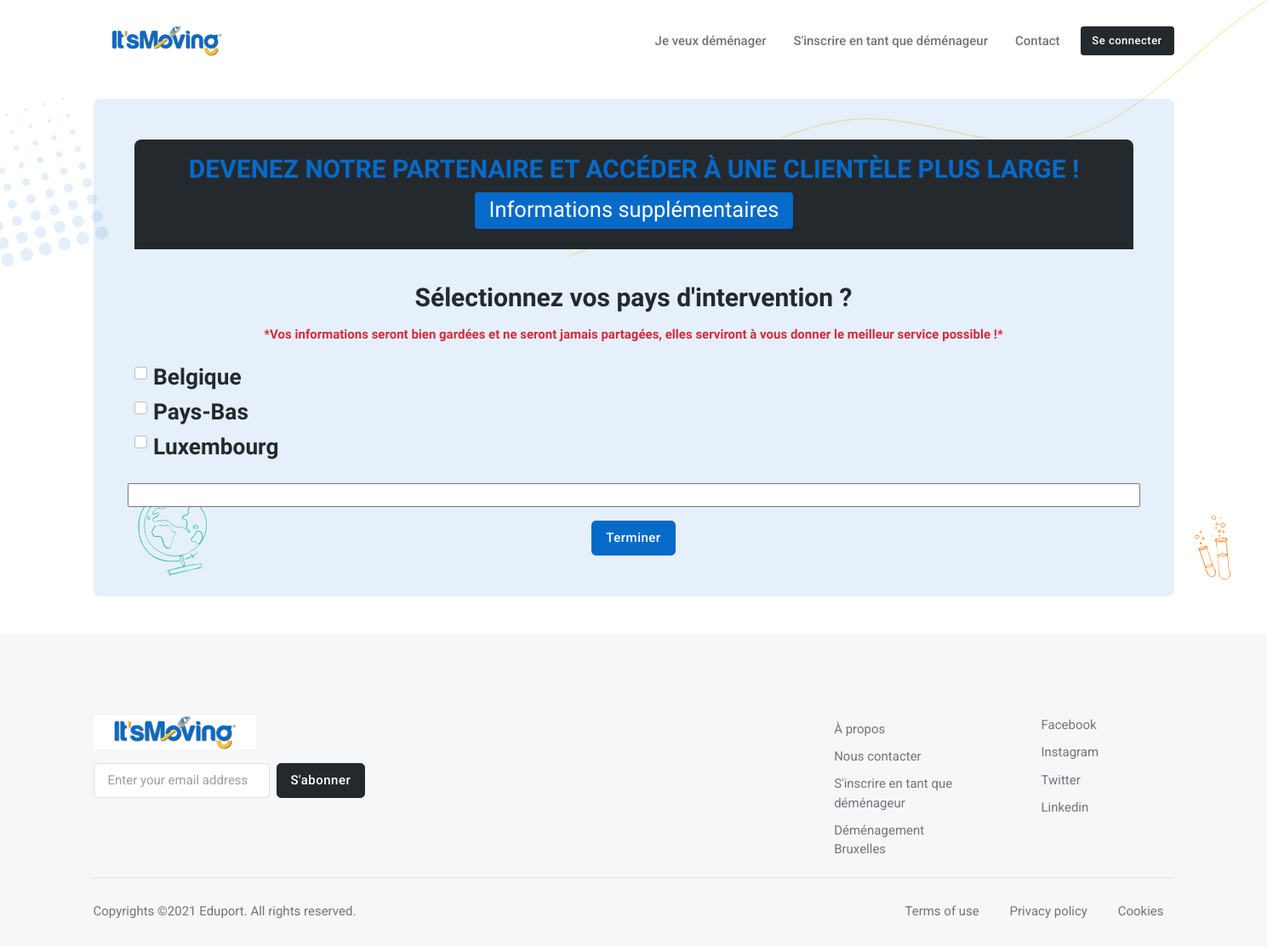
The app's page /base_app/mover_inscription_step3/1/1, older data.
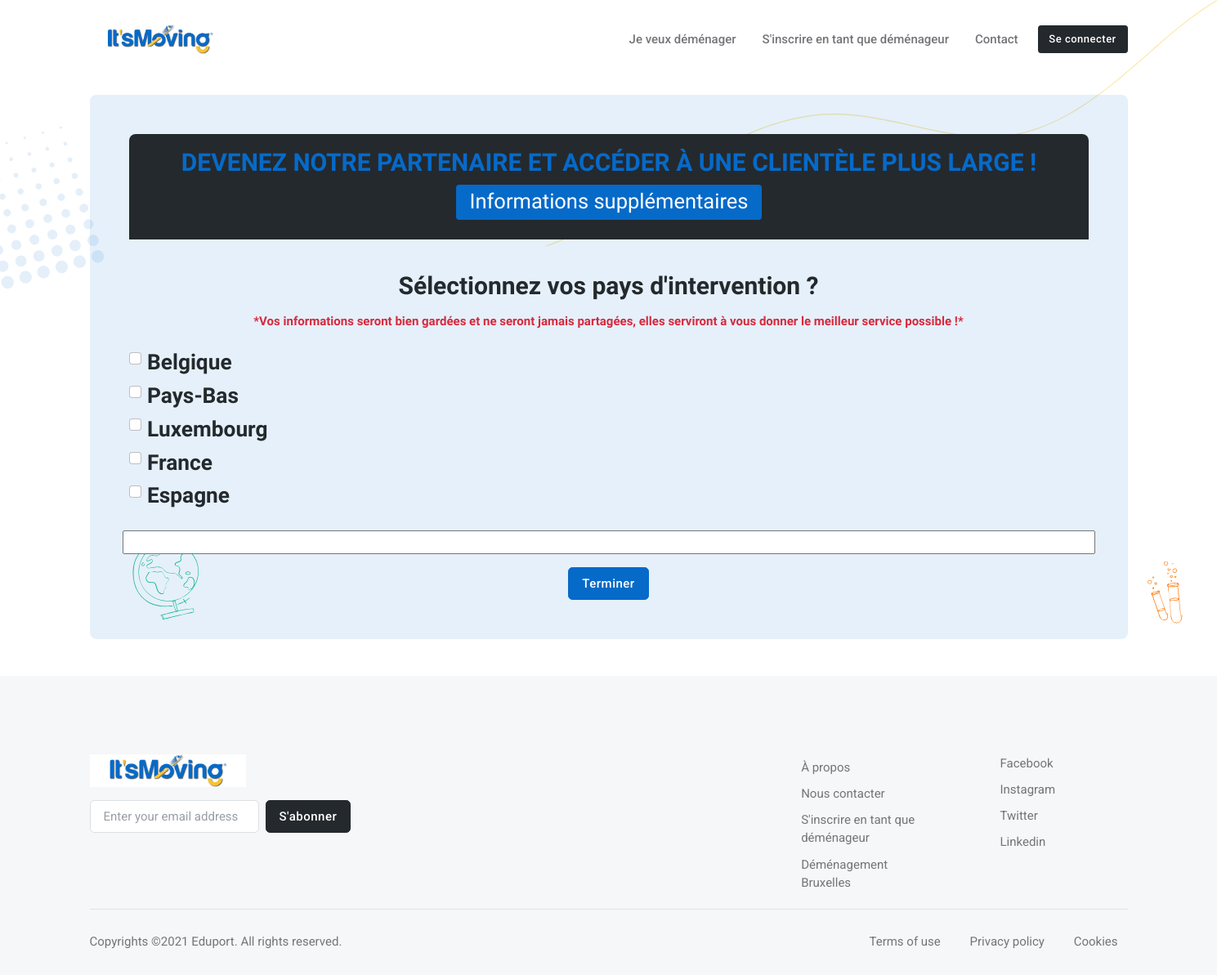
The same page, newer data.
### base_app/models.py (models this page shows, shortened)
class Country(models.Model):
    name = models.CharField(max_length=300)

### base_app/views.py (the view, shortened to what this page needs)
# urls.py: path('mover_inscription_step3/<int:new_user_id>/<int:mover_id>', views.mover_inscription_step3, name='mover_inscription_step3'),
def mover_inscription_step3(request, new_user_id, mover_id):
    if get_object_or_404(User, id=new_user_id) and get_object_or_404(Mover, id=mover_id):
        countries = Country.objects.all()
        user = get_object_or_404(User, id=new_user_id)
        mover_info = get_object_or_404(Mover, id=mover_id)
    else:
        messages.error(request, 'Utilisateur non reconnu !')
        return redirect('mover_inscription')
    return render(request, 'base_app/mover/mover_inscription_step3.html', {'countries': countries})

### base_app/templates/base_app/mover/mover_inscription_step3.html (shortened to what this page needs)
{% extends 'base_app/base.html' %}
{% load static %}
{% block main %}
    <main>
        <section class="position-relative pt-4 pt-sm-5">
            <figure class="position-absolute top-0 end-0 mb-n5">
            </figure>
            <figure class="position-absolute bottom-0 start-0 ms-9 d-none d-xxl-block">
            </figure>
            <figure class="fill-primary opacity-1 position-absolute top-50 start-0 translate-middle-y ms-n7 mt-n8 d-none d-xxl-block">
            </figure>
            <div class="container position-relative z-index-9">
                <div class="row g-4 g-sm-5 justify-content-between">
                    <div class="col-lg-12 position-relative">
                        <figure class="position-absolute start-100 top-100 mt-n7 d-none d-xl-block">
                        </figure>
                        <div class="bg-primary bg-opacity-10 rounded-3 p-4 p-sm-5">
                            <div class="card text-white mb-3">
                                <div class="card-header bg-dark" align="center">
                                    <h3>
                                        <span class="text-primary" style="text-transform: uppercase;">Devenez notre partenaire et accéder à une clientèle plus large !</span>
                                        <h3><span class="badge bg-primary">Informations supplémentaires</span></h3>
                                    </h3>
                                </div>
                            </div>
                            <h3 class="mb-3" align="center">Sélectionnez vos pays d'intervention ?</h3>
                            <h6 class="text-danger" align="center">
                                *Vos informations seront bien gardées et ne seront jamais partagées, elles serviront à vous
                                donner le meilleur service possible !*
                            </h6>
                            <form class="row g-3 mt-2 position-relative z-index-9" method="POST">
                                <div class="col-lg-12">
                                    <div class="form-check">
                                        {% for data in countries %}
                                            <input class="form-check-input chkvalues" type="checkbox" value="{{data.name}}" name="country_name[]"/>
                                            <label class="form-check-label">
                                                <h4>{{data.name}}</h4>
                                            </label></br>
                                        {% endfor %}
                                    </div>
                                </div>
                                <input type="text" name="name" id="txtvalues"/>
                                <div class="col-12" align="center">
                                    <button type="submit" class="btn btn-primary mb-0">Terminer</button>
                                </div>
                            </form>
                        </div>
                    </div>
                </div>
            </div>
        </section>
    </main>
{% endblock %}

Row changes from the older to the newer data that the page shows:
added Country: name "France"
added Country: name "Espagne"
